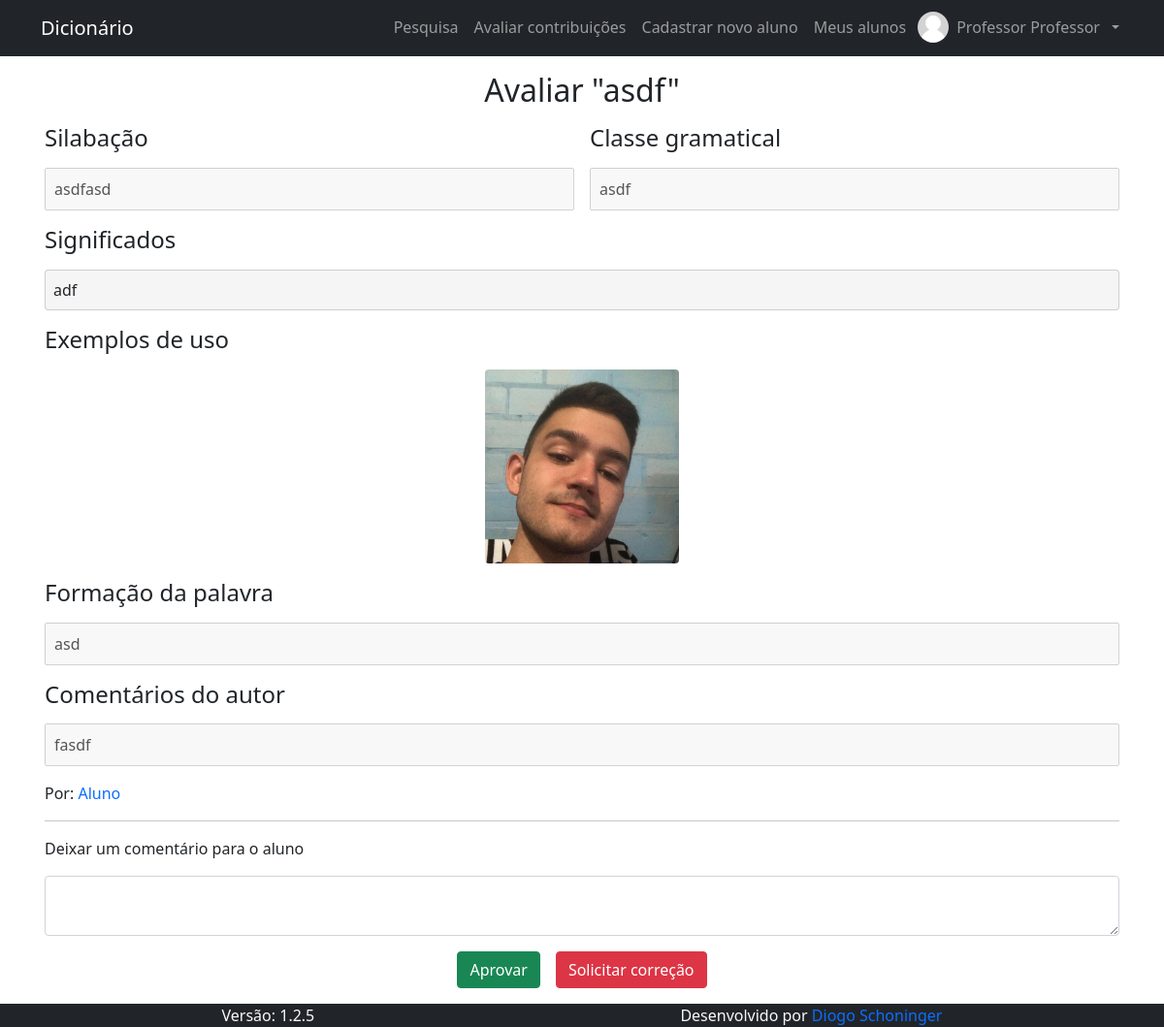
Page /pages/contribuicoes/avaliar_contribuicao.php?id_contribuicao=7 (signed in) on the earlier database version.
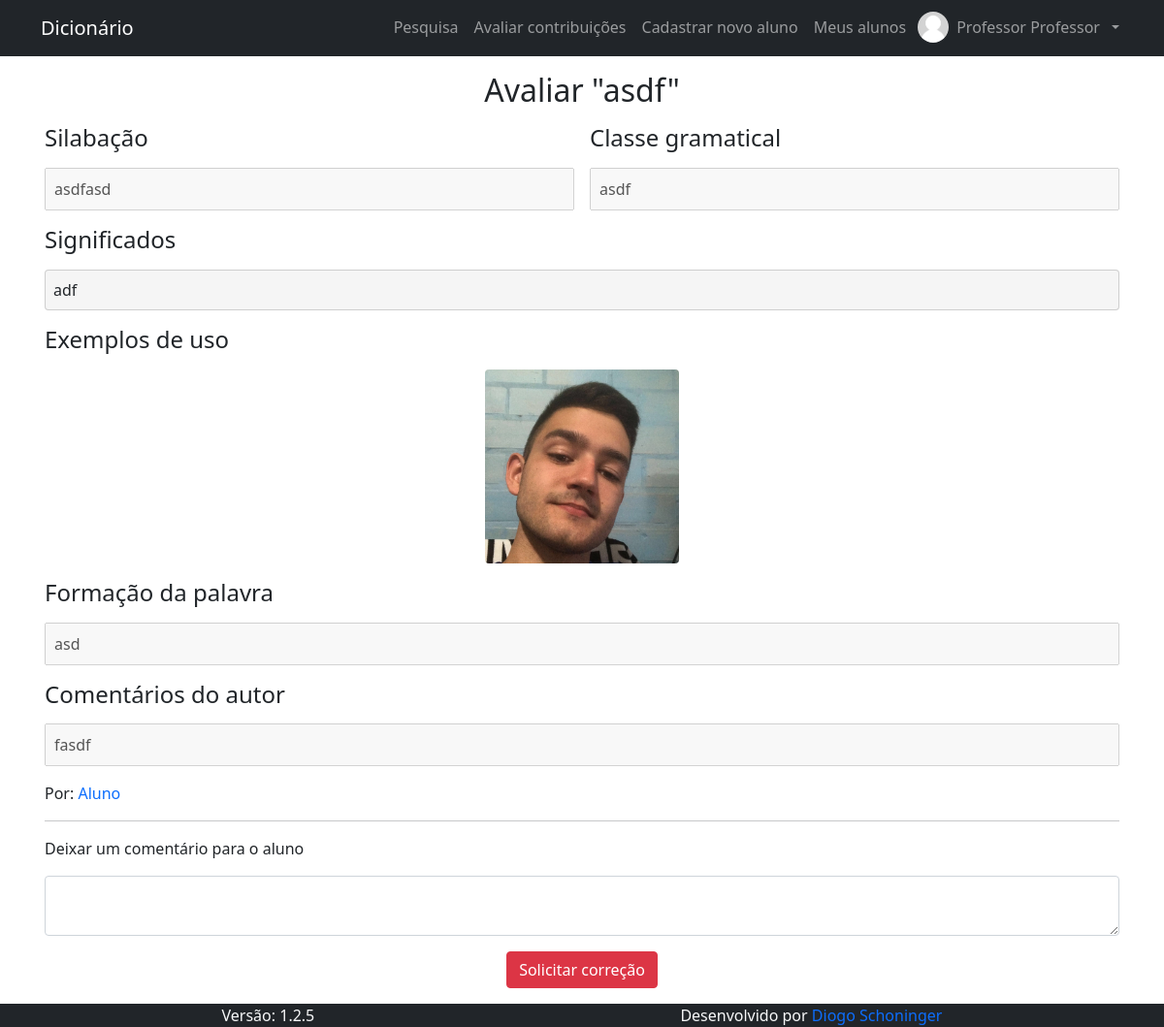
Same page on the later database version.
### pages/contribuicoes/avaliar_contribuicao.php (the view, shortened to what this page needs)
<?php
  $conn = open_db();
  $id_contribuicao = mysqli_real_escape_string($conn, $_GET["id_contribuicao"]);
?>
<?php
  $conn = open_db();
  $results = $conn->query("SELECT * FROM contribuicao WHERE id_contribuicao = $id_contribuicao");
  if (!$results) {
    echo "<div class='alert alert-danger alert-dismissible fade show m-0' role='alert'>" . $conn->error . "<button type='button' class='btn-close' data-bs-dismiss='alert' aria-label='Close'></button></div>";
  } else if ($results->num_rows !== 1) {
    header("Location: " . BASE_URL);
    exit();
  } else {
    $contribuicao = $results->fetch_object();
  }
?>
<h1 class="fs-2 text-center m-0">Avaliar "<?php echo $contribuicao->contribuicao ?>"</h1>
<div class="row g-0 gap-3 col-sm">
  <h2 class="fs-4 m-0">Silabação</h2>
  <input class="p-2" type="text" disabled value="<?php echo $contribuicao->silabacao ?>"/>
</div>
<div class="row g-0 gap-3 col-sm">
  <h2 class="fs-4 m-0">Classe gramatical</h2>
  <input class="p-2" type="text" disabled value="<?php echo $contribuicao->classe_gramatical ?>"/>
</div>
<div class="row g-0 gap-3">
  <h2 class="fs-4 m-0">Significados</h2>
  <div class="p-2 rounded" style="border: 1px solid rgba(118, 118, 118, 0.3); background-color: rgba(220, 220, 220, 0.3)" type="text" disabled>
    <?php echo $contribuicao->significados ?>
  </div>
</div>
<div class="row g-0 gap-3">
  <h2 class="fs-4 m-0">Exemplos de uso</h2>
  <div class="row g-0 gap-3 justify-content-center">
    <?php
      $exemplos = explode(" ", $contribuicao->exemplos);
      for ($i = 0; $i < count($exemplos); $i++) :
    ?>
      <img class="rounded" src="<?php echo BASE_URL . $exemplos[$i] ?>"  style="width: 200px; height: 200px; object-fit: cover; cursor: pointer" data-bs-toggle="modal" data-bs-target="#exampleModal<?php echo $i ?>">
    <?php endfor ?>
  </div>
</div>
<div class="row g-0 gap-3">
  <h2 class="fs-4 m-0">Formação da palavra</h2>
  <input class="p-2" type="text" disabled value="<?php echo $contribuicao->formacao ?>"/>
</div>
<div class="row g-0 gap-3">
  <h2 class="fs-4 m-0">Comentários do autor</h2>
  <input class="p-2" type="text" disabled value="<?php echo $contribuicao->comentarios ?>"/>
</div>
<?php
  $conn = open_db();
  $results = $conn->query("SELECT nome_usuario FROM usuario WHERE id_usuario = $contribuicao->id_autor");
  $autor = $results->fetch_object();
?>
<div class="row g-0">
  <span>Por: <a class="nav-link d-inline px-0" href="<?php echo BASE_URL ?>pages/user/perfil.php?id_usuario=<?php echo $contribuicao->id_autor ?>"><?php echo $autor->nome_usuario ?></a></span>
</div>
<hr class="m-0"/>
<form class="row g-0 gap-3" action="" method="post">
  <div class="row g-0 gap-3">
    <label class="">Deixar um comentário para o aluno</label>
    <textarea class="form-control" name="comentarios_avaliador"><?php echo $contribuicao->comentarios_avaliador ?></textarea>
  </div>
  <div class="row g-0 gap-3 justify-content-center">
    <?php if ($contribuicao->situacao !== "Aprovada") : ?>
      <button class="btn btn-success w-auto" type="submit" name="acao" value="aprovar">Aprovar</button>
    <?php endif ?>
    <button class="btn btn-danger w-auto" type="submit" name="acao" value="correcao">Solicitar correção</button>
  </div>
</form>

Differences in the rows shown:
changed contribuicao "asdf": situacao "Pendente" → "Aprovada" (drawn)
Other differences:
text no longer shown: "Aprovar"
